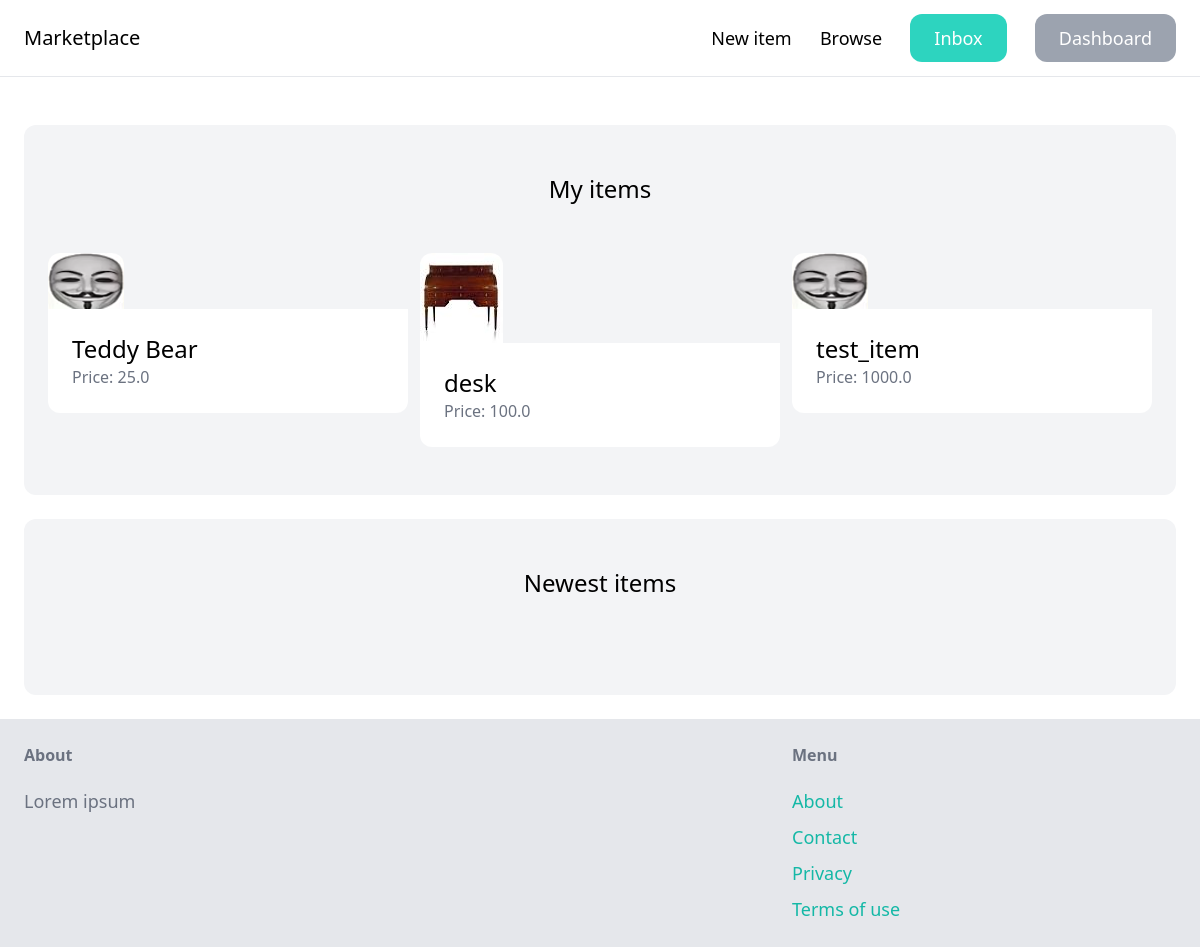
Page /dashboard/ (signed in) on the earlier database version.
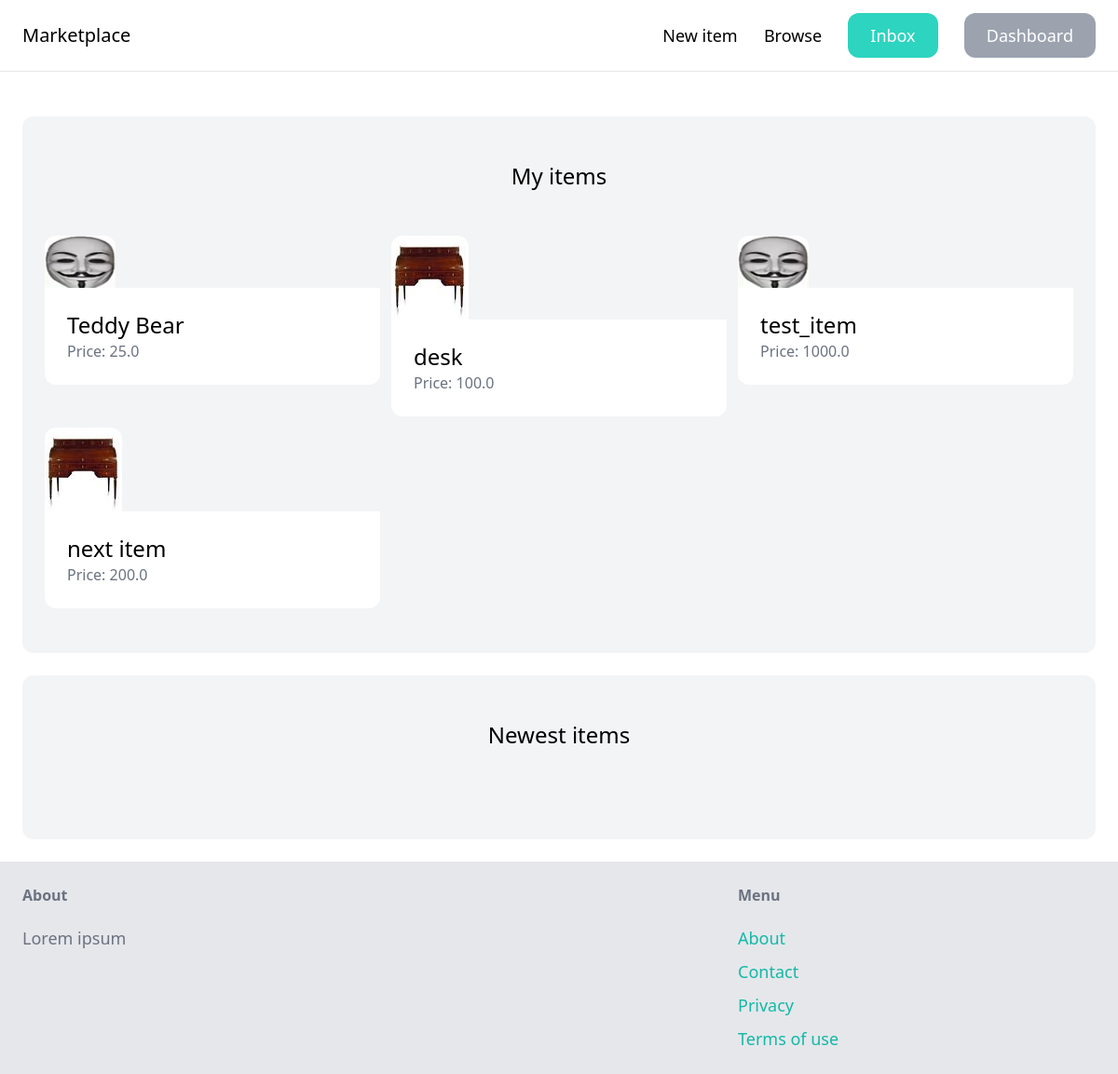
Same page on the later database version.
### item/models.py (models this page shows, shortened)
class Item(models.Model):
    name = models.CharField(max_length=256)
    category = models.ForeignKey(Category, related_name='items', on_delete=models.CASCADE)
    description = models.TextField(blank=True, null=True)
    price = models.FloatField()
    image = models.ImageField(upload_to='item_images', blank=True, null=True)
    is_sold = models.BooleanField(default=False)
    created_at = models.DateField(auto_now_add=True)
    created_by = models.ForeignKey(User, related_name='items', on_delete=models.CASCADE)

### dashboard/views.py (the view)
# urls.py: path('', index, name='index'),
@login_required
def index(request):
    items = Item.objects.filter(created_by=request.user)
    return render(request, 'dashboard/index.html', context={
        'items': items,
    })

### dashboard/templates/dashboard/index.html (shortened to what this page needs)
{% extends 'base.html' %}
{% block content %}
    <div class="mt-6 px-6 py-12 bg-gray-100 rounded-xl">
        <h2 class="mb-12 text-2xl text-center">My items</h2>
        <div class="grid grid-cols-3 gap-3">
            {% for item in items %}
                <div>
                    <a href="{% url 'item:detail' item.id %}">
                        <div>
                            <img src="{{ item.image.url }}" class="rounded-t-xl">
                        </div>
                        <div class="p-6 bg-white rounded-b-xl">
                            <h2 class="text-2xl">{{ item.name }}</h2>
                            <p class="text-gray-500">Price: {{ item.price }}</p>
                        </div>
                    </a>
                </div>
            {% endfor %}
        </div>
    </div>
    <div class="mt-6 px-6 py-12 bg-gray-100 rounded-xl">
        <h2 class="mb-12 text-2xl text-center">Newest items</h2>
    </div>
{% endblock %}

Differences in the rows shown:
added Item: image (picture), name "next item", price "200.0"
